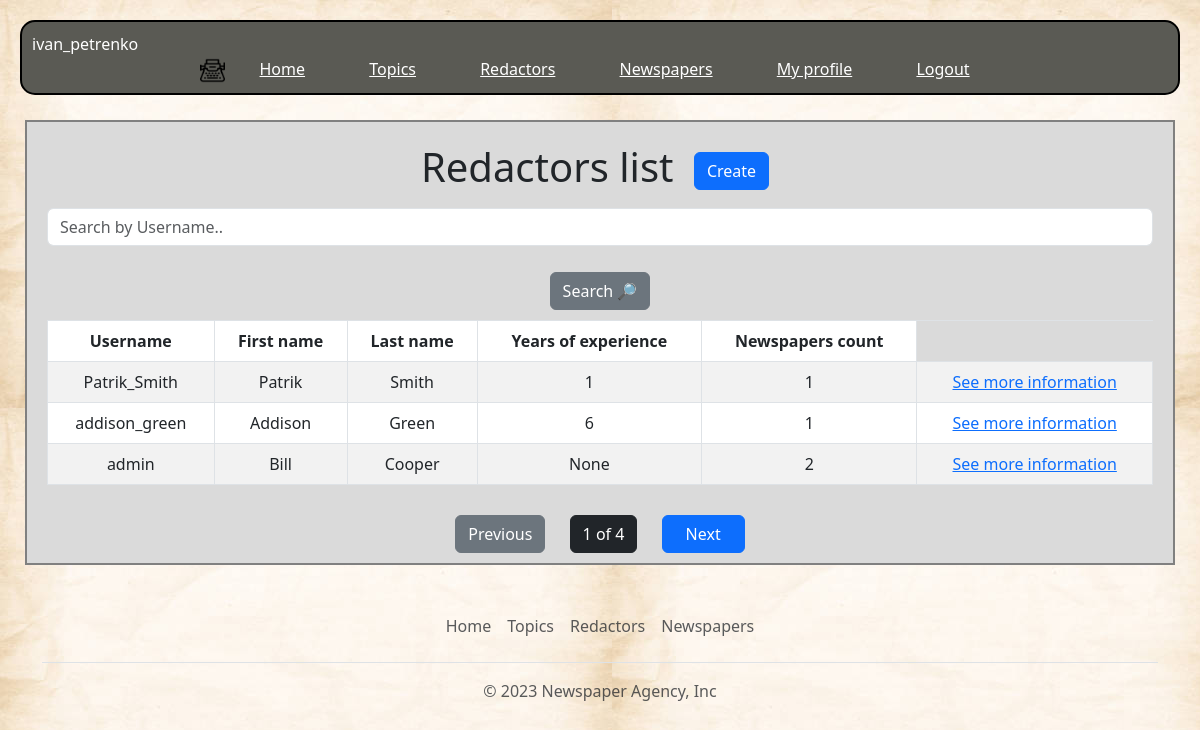
The page /redactors/ (signed in) on the database its author committed.
### catalog/models.py (models this page shows, shortened)
class Redactor(AbstractUser):
    years_of_experience = models.IntegerField(null=True, blank=True)
    class Meta:
        verbose_name = "Redactor"
        verbose_name_plural = "Redactors"
        ordering = ["username"]

### catalog/views.py (the view)
class RedactorListView(LoginRequiredMixin, generic.ListView):
    model = Redactor
    template_name = "catalog/redactor_list.html"
    queryset = Redactor.objects.all()
    paginate_by = 3
    def get_context_data(self, *, object_list=None, **kwargs) -> dict:
        context = super(RedactorListView, self).get_context_data(**kwargs)
        username = self.request.GET.get("username", "")
        context["search_form"] = RedactorSearchForm(
            initial={"username": username}
        )
        return context
    def get_queryset(self) -> None:
        username = self.request.GET.get("username")
        if username:
            return self.queryset.filter(username__icontains=username)
        return self.queryset

### catalog/forms.py
class RedactorSearchForm(forms.Form):
    username = forms.CharField(
        max_length=63,
        required=False,
        label="",
        widget=forms.TextInput(attrs={"placeholder": "Search by Username.."})
    )

### catalog/templatetags/query_transform.py (called while the page is built)
@register.simple_tag
def query_transform(request, **kwargs):
    updated = request.GET.copy()
    for k, v in kwargs.items():
        if v is not None:
            updated[k] = v
        else:
            updated.pop(k, 0)
    return updated.urlencode()

### templates/catalog/redactor_list.html
{% extends "base.html" %}
{% load crispy_forms_filters %}
{% block content %}
  <div class="content-details">
    <h1 style="text-align: center;">
      Redactors list
      <a href="{% url 'catalog:redactor-create' %}" class="float-right btn btn-primary">Create</a>
    </h1>
    <form action="" method="get" class="form-inline">
      {{ search_form|crispy }}
        <input type="submit" class="btn btn-secondary" value="Search 🔎">
    </form>
    {% if redactor_list %}
      <table class="table table-striped table-bordered table-hover">
        <thead>
          <tr>
            <th scope="col">Username</th>
            <th scope="col">First name</th>
            <th scope="col">Last name</th>
            <th scope="col">Years of experience</th>
            <th scope="col">Newspapers count</th>
          </tr>
        </thead>
        <tbody>
          {% for redactor in redactor_list %}
            <tr>
              <td>{{ redactor.username }} {% if user == redactor %} (Me){% endif %}</td>
              <td>{{ redactor.first_name }}</td>
              <td>{{ redactor.last_name }}</td>
              <td>{{ redactor.years_of_experience }}</td>
              <td>{{ redactor.newspapers.all.count }}</td>
              <td><a href="{% url 'catalog:redactor-detail' pk=redactor.id %}">See more information</a></td>
            </tr>
          {% endfor %}
        </tbody>
      </table>
    {% else %}
      <p>We don't have redactors</p>
    {% endif %}
  </div>
{% endblock %}

### templates/base.html (shortened to what this page needs)
{% load static %}
<!DOCTYPE html>
<html lang="en">
<head>
    <link href="https://cdn.jsdelivr.net/npm/bootstrap@5.3.0-alpha3/dist/css/bootstrap.min.css" rel="stylesheet">
    <link rel="stylesheet" href="{% static 'css/styles.css' %}">
</head>
<body>
  {% block topbar %}
    {% include "includes/topbar.html" %}
  {% endblock %}
  <div class="content">
    {% block content %}
    {% endblock %}
    {% block pagination %}
      {% include "includes/pagination.html" %}
    {% endblock %}
  </div>
    {% block footer %}
      {% include "includes/footer.html" %}
    {% endblock %}
</body>
</html>

### templates/includes/topbar.html
{% load static %}
<div class="topnav">
  <li style="height: 25px; width: 25px; color: white">{{ user.username }}</li>
  <img src="{% static 'images/favicon.png' %}" alt="" style="height: 25px; width: 25px" class="float-left">
  <a href="{% url 'catalog:index' %}" class="nav-element">Home</a>
  <a href="{% url 'catalog:topic-list' %}" class="nav-element">Topics</a>
  <a href="{% url 'catalog:redactor-list' %}" class="nav-element">Redactors</a>
  <a href="{% url 'catalog:newspaper-list' %}" class="nav-element">Newspapers</a>
  {% if user.is_authenticated  %}
    <a href="{% url 'catalog:redactor-detail' pk=user.id %}" class="nav-element">My profile</a>
    <a href="{% url 'logout' %}" class="nav-element">Logout</a>
  {% else %}
    <a href="{% url 'login' %}" class="nav-element">Log in</a>
  {% endif %}
</div>

### templates/includes/pagination.html
{% load query_transform %}
{% if is_paginated %}
  <div style="text-align: center">
    {% if page_obj.has_previous %}
        <a href="?{% query_transform request page=page_obj.previous_page_number %}" class="btn btn-primary">Previous</a>
    {% else %}
        <a href="" class="btn btn-secondary">Previous</a>
    {% endif %}
      <span class="btn btn-dark">
        {{ page_obj.number }} of {{ paginator.num_pages }}
      </span>
    {% if page_obj.has_next %}
        <a href="?{% query_transform request page=page_obj.next_page_number %}" class="btn btn-primary next-page">Next</a>
    {% else %}
        <a href="" class="btn btn-secondary next-page">Next</a>
    {% endif %}
  </div>
{% endif %}

### templates/includes/footer.html
{% load static %}
<div class="container">
  <footer class="py-3 my-4">
    <ul class="nav justify-content-center border-bottom pb-3 mb-3">
      <li class="nav-item"><a href="{% url 'catalog:index' %}" class="nav-link px-2 text-body-secondary">Home</a></li>
      <li class="nav-item"><a href="{% url 'catalog:topic-list' %}" class="nav-link px-2 text-body-secondary">Topics</a></li>
      <li class="nav-item"><a href="{% url 'catalog:redactor-list' %}" class="nav-link px-2 text-body-secondary">Redactors</a></li>
      <li class="nav-item"><a href="{% url 'catalog:newspaper-list' %}" class="nav-link px-2 text-body-secondary">Newspapers</a></li>
    </ul>
    <p class="text-center text-body-secondary">&copy; 2023 Newspaper Agency, Inc</p>
  </footer>
</div>

### static/css/styles.css (style rules this page uses)
body { margin-top: 20px; background-image: url('/static/images/background.png'); }
.content { background-color: #dadada; border: 2px solid grey; margin: 25px; text-align: center; }
.topnav { text-align: center; background-color: #5a5a54; margin: 20px; padding: 10px; border-radius: 15px; border: 2px solid #000000; list-style-type: none; }
.nav-element { text-align: center; margin: 30px; color: white; }
.float-right { margin-right: 20px; }
.content-details { margin: 20px; list-style-type: none; }
.next-page { padding-right: 23px; padding-left: 23px; }
.btn { margin: 10px; }

### rows shown on the page
Redactor: username "ivan_petrenko"
Redactor: username "Patrik_Smith", first_name "Patrik", last_name "Smith", years_of_experience "1", newspapers.all.count "1"
Redactor: username "addison_green", first_name "Addison", last_name "Green", years_of_experience "6", newspapers.all.count "1"
Redactor: username "admin", first_name "Bill", last_name "Cooper", years_of_experience "None", newspapers.all.count "2"

### other values the page prints
{{ page_obj.number }} "1"
{{ paginator.num_pages }} "4"
